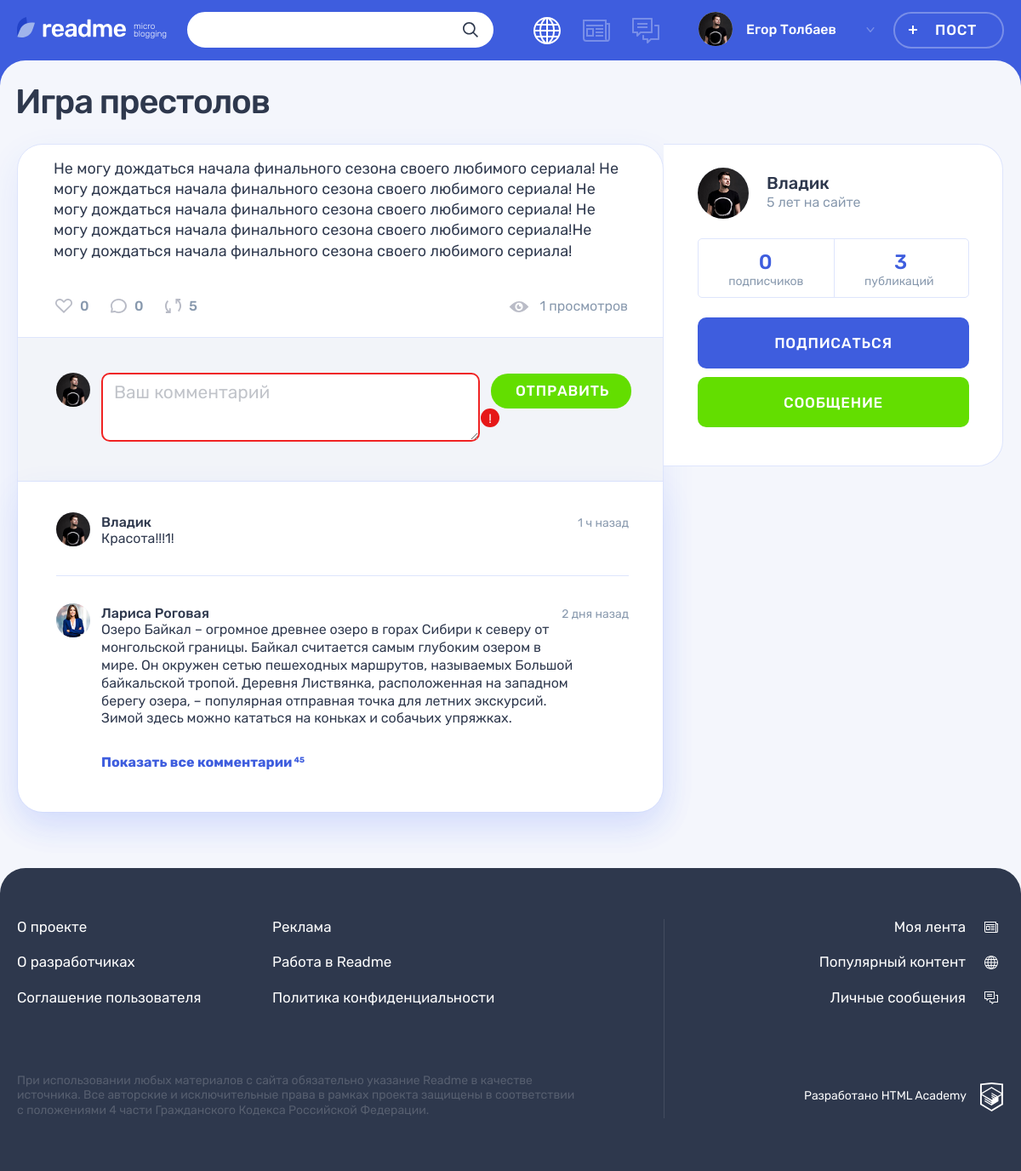
The app's page /post.php?post_id=2, older data.
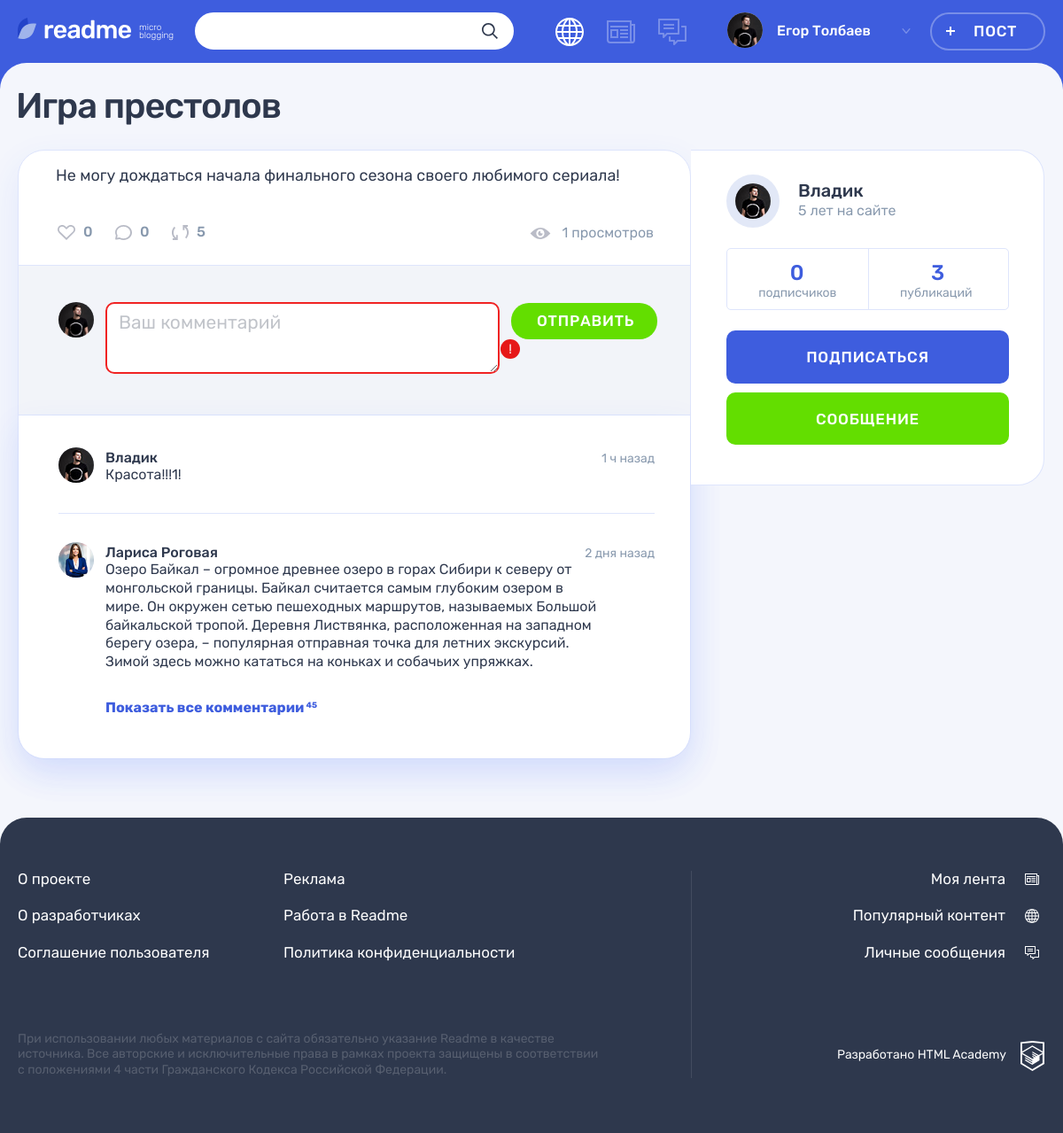
The same page, newer data.
### tables this page shows
CREATE TABLE `posts` (
    `id`       INT AUTO_INCREMENT PRIMARY KEY NOT NULL,
    `date_add` TIMESTAMP DEFAULT CURRENT_TIMESTAMP NOT NULL,
    `title`    VARCHAR(128) NOT NULL,
    `content_text` TEXT,
    `quote_author` VARCHAR(128),
    `img_url`      VARCHAR(128),
    `video_url`    VARCHAR(128),
    `link`         VARCHAR(256),
    `number_views` INT NOT NULL DEFAULT '0',
    `user_id` INT NOT NULL,
    `type_id` INT NOT NULL,
    FOREIGN KEY (`user_id`)  REFERENCES `users` (`Id`),
    FOREIGN KEY (`type_id`)  REFERENCES `content_type` (`Id`)
);

CREATE TABLE `users` (
    `id`       INT AUTO_INCREMENT PRIMARY KEY NOT NULL,
    `date_add` TIMESTAMP DEFAULT CURRENT_TIMESTAMP NOT NULL,
    `email`    VARCHAR(50) NOT NULL UNIQUE,
    `login`    VARCHAR(50) NOT NULL UNIQUE,
    `password` VARCHAR(50) NOT NULL,
    `avatar`   VARCHAR(128)
);

### helpers.php (called while the page is built, shortened)
<?php
function include_template($name, array $data = [])
{
    $name = 'templates/' . $name;
    extract($data);
    require $name;
    $result = ob_get_clean();
    return $result;
}

### connection.php (called while the page is built, shortened)
<?php
class Connection
{
    function __construct()
    {
        $this->mainConnection = $this->dbConnect();
    }
    function dbConnect(): mysqli
    {
        $connect = mysqli_connect(HOST, USER, PASSWORD, DATABASE);
        mysqli_set_charset($connect, "utf8");
        return ($connect);
    }
}

### DataBase/SqlFunctions.php (called while the page is built, shortened)
<?php
require_once('DataBase\SqlServerHelper.php');
class SqlFunctions
{
    private $sqlServerHelper;
    public function __construct()
    {
        $this->sqlServerHelper = new SqlServerHelper();
    }
    function GetPostById(mysqli $connect, string $post_id)
    {
        $sql = "SELECT p.*, ct.icon_type, u.avatar, u.login,
                IFNULL((SELECT COUNT(*) FROM likes l WHERE l.post_id = p.id), 0) AS likes_count,
                IFNULL((SELECT COUNT(*) FROM comments com WHERE com.post_id = p.id), 0) AS comments_count,
                IFNULL((SELECT COUNT(*) FROM subscriptions sub WHERE sub.user_id = p.user_id), 0) AS subscribers_count
                FROM posts p
                JOIN users u ON p.user_id = u.id
                JOIN content_type ct ON p.type_id = ct.id
                LEFT JOIN likes l ON l.post_id = p.id
                LEFT JOIN comments com ON com.post_id = p.id
                LEFT JOIN subscriptions sub ON sub.user_id = p.user_id
                WHERE p.id = $post_id
                GROUP BY l.id";
        $result = $this->sqlServerHelper->requestHandler($connect, $sql);
        return empty($result) ? NULL : $result;
    }
}

### DataBase/SqlServerHelper.php (called while the page is built, shortened)
<?php
class SqlServerHelper
{
    function requestHandler(mysqli $connect, string $stringSQL): array
    {
        $result = mysqli_query($connect, $stringSQL);
        return mysqli_fetch_all($result, MYSQLI_ASSOC);
    }
}

### templates/post-show.php (the view, shortened to what the rows shown need)
<main class="page__main page__main--publication">
    <div class="container">
        <h1 class="page__title page__title--publication"><?= $post['title'] ?></h1>
        <section class="post-details">
            <div class="post-details__wrapper post-photo">
                <div class="post-details__main-block post post--details">
                    <?= $post_content; ?>
                    <div class="post__indicators">
                        <div class="post__buttons">
                            <a class="post__indicator post__indicator--likes button" href="#" title="Лайк">
                            </a>
                            <a class="post__indicator post__indicator--comments button" href="#" title="Комментарии">
                            </a>
                            <a class="post__indicator post__indicator--repost button" href="#" title="Репост">
                            </a>
                        </div>
                        <span class="post__view"><?= $post['number_views'] ?> просмотров</span>
                    </div>
                    <div class="comments">
                        <div class="comments__list-wrapper">
                            <ul class="comments__list">
                                <li class="comments__item user">
                                    <div class="comments__avatar">
                                        <a class="user__avatar-link" href="#">
                                            <img class="comments__picture" src="img/<?= $post['avatar'] ?>"
                                                 alt="Аватар пользователя">
                                        </a>
                                    </div>
                                    <div class="comments__info">
                                        <div class="comments__name-wrapper">
                                            <a class="comments__user-name" href="#">
                                                <span><?= $post['login'] ?></span>
                                            </a>
                                        </div>
                                    </div>
                                </li>
                            </ul>
                        </div>
                    </div>
                </div>
                <div class="post-details__user user">
                    <div class="post-details__user-info user__info">
                        <div class="post-details__avatar user__avatar">
                            <a class="post-details__avatar-link user__avatar-link" href="#">
                                <img class="post-details__picture user__picture" src="img/<?= $post['avatar'] ?>"
                                     alt="Аватар пользователя">
                            </a>
                        </div>
                        <div class="post-details__name-wrapper user__name-wrapper">
                            <a class="post-details__name user__name" href="#">
                                <span><?= $post['login'] ?></span>
                            </a>
                        </div>
                    </div>
                </div>
            </div>
        </section>
    </div>
</main>

### templates/post-types/post-text.php
<div class="post-details__image-wrapper post-text">
    <div class="post__main">
        <p>
            <?= htmlspecialchars($post['content_text'], ENT_QUOTES); ?>
        </p>
    </div>
</div>

Row changes from the older to the newer data that the page shows:
changed posts "Игра престолов": content_text "…сезона своего любимого сериала! Не могу дождаться начала финального сезона своего любимого сериала! Не могу дождаться начала финального сезона своего любимого сериала! Не могу дождаться начала финального сезона своего любимого сериала!Не могу дождаться начала финального сезона своего любимого сериала!" → "Не могу дождаться начала финального сезона своего любимого сериала!"; user.avatar: a different picture
